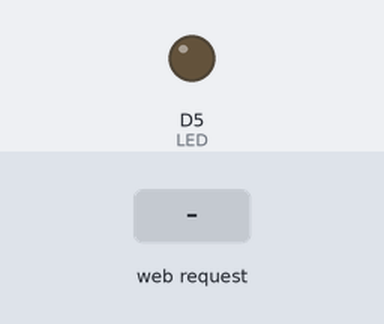
Bench run of a program on a simulated ESP8266 (NodeMCU). Parts: output pins drawn as LEDs (lit = HIGH). The inputs (shaded band) are chosen by the test bench. WiFi joins after 1.5 s; servers stay silent unless stated; what the program prints to the serial monitor is not drawn.

Above: at 2.7 s.
2.8 s: HTTP request GET /ledon received
At 3.1 s:
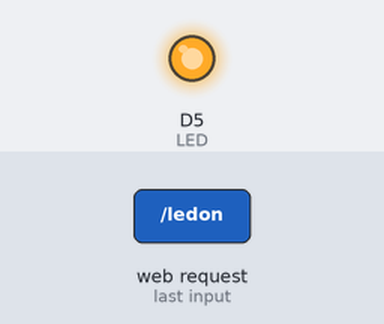
4.3 s: HTTP request GET /ledoff received
At 5.5 s:
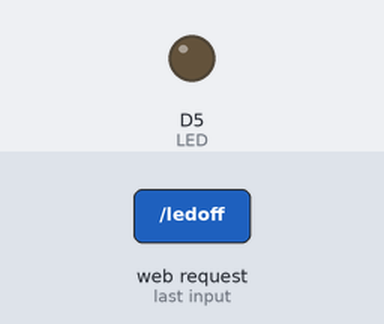
Timing chart, 0 to 7.3 s (numbered marks = the images above; inputs shaded):
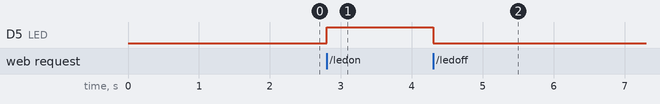

The program:

main.cpp
```cpp
#include <Arduino.h>
#include <ESP8266WiFi.h>
#include <Router.h>

const char *ssid = "Janis";
const char *password = "pipocanamanteiga";
WiFiServer server(80);

void setup() {
  // Conexão wifi
  Serial.begin(115200);
  delay(10);
  WiFi.begin(ssid, password);
  while (WiFi.status() != WL_CONNECTED) {
    delay(500);
    Serial.print(".");
  }
  Serial.print("Conectado a rede sem fio ");
  Serial.println(ssid);
  server.begin();
  Serial.println("Servidor iniciado");
  Serial.print("IP para se conectar ao NodeMCU: ");
  Serial.print("http://");
  Serial.println(WiFi.localIP());
}

void loop() {
  WiFiClient client = server.available();
  if (!client) {
    return;
  }
  while (!client.available()) {
    delay(1);
  }
  String request = client.readStringUntil('\r');
  client.flush();

  router(client, request);
}
```

Led.h
```cpp
#include <Arduino.h>
#include <ESP8266WiFi.h>

String led(boolean status) {
  int LED = D5;
  pinMode(LED, OUTPUT);
  if (status) {
    String json = "{\"led\": \"on\"}";
    digitalWrite(LED, HIGH);
    return json;
  } else {
    String off = "off";
    String json = "{\"led\": \"" + off + "\"}";
    digitalWrite(LED, LOW);
    return json;
  }
}
```

Moisture.h
```cpp
#include <Arduino.h>
#include <ESP8266WiFi.h>

String moistureValor(WiFiClient client) {
  int moistureSensor = A0;
  pinMode(moistureSensor, INPUT);
  int moistureValor = analogRead(moistureSensor);
  String moitureValorString = String(moistureValor);
  String json = "{\"moisture\": \"" + moitureValorString + "\"}";
  return json;
};
```

ReturnJson.h
```cpp
void returnJson(WiFiClient client, String json) {
  client.println("HTTP/1.1 200 OK");
  client.println("Content-Type: application/json");
  client.println("");
  client.println(json);
  delay(1);
}
```

Router.h
```cpp
#include <Arduino.h>
#include <Led.h>
#include <Moisture.h>
#include <ReturnJson.h>

void router(WiFiClient client, String request) {
  if (request.indexOf("ledon") != -1) {
    String ledJson = led(true);
    returnJson(client, ledJson);
  }
  if (request.indexOf("ledoff") != -1) {
    String ledJson = led(false);
    returnJson(client, ledJson);
  }
  if (request.indexOf("moistureValor") != -1) {
    String valor = moistureValor(client);
    returnJson(client, valor);
  }
}
```

Measured:
- after the input at 2.8 s, D5 (LED): LOW → HIGH at once
- after the input at 4.3 s, D5 (LED): HIGH → LOW at once
